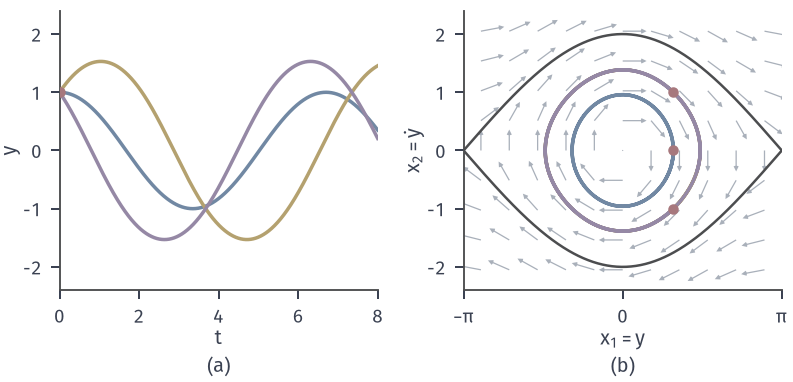

Here is the Python script that generated this plot:
from pathlib import Path
import sys
sys.path.insert(0, str(Path(__file__).resolve().parents[1]/"ivp-common"))
from ivp_common import *
HERE = Path(__file__).resolve().parent

# 目标：单摆 y''=-sin y。同一角度、不同角速度的未来不同；状态平面中轨道由 (y,v) 决定。
fig, axes = figure(width_mm=112, height_mm=54, ncols=2)
panel(fig, .075, .985, .97, .24, .27)
a, b = axes
f = lambda t, z: np.array([z[1], -np.sin(z[0])])
for v, c in [(0, BLUE), (1, YELLOW), (-1, PURPLE)]:
    ts, zs = rk4(f, 0, np.array([1., v]), 8, 4000)
    a.plot(ts, zs[:, 0], color=c, lw=1.4, zorder=3)
    Ts, Zs = rk4(f, 0, np.array([1., v]), 14, 7000)
    b.plot(Zs[:, 0], Zs[:, 1], color=c, lw=1.4, zorder=3)
    dot(b, 1, v)
dot(a, 0, 1)
y = np.linspace(-np.pi, np.pi, 400)
s = 2*np.cos(y/2)
b.plot(y, s, color=STROKE, lw=1.0, zorder=2); b.plot(y, -s, color=STROKE, lw=1.0, zorder=2)
a.set_xlim(0, 8); a.set_ylim(-2.4, 2.4); a.set_xticks([0, 2, 4, 6, 8]); a.set_yticks([-2, -1, 0, 1, 2])
a.set_xlabel('$t$', labelpad=1); a.set_ylabel('$y$', labelpad=1)
b.set_xlim(-np.pi, np.pi); b.set_ylim(-2.4, 2.4); b.set_xticks([-np.pi, 0, np.pi]); b.set_xticklabels(['$-\\pi$', '0', '$\\pi$']); b.set_yticks([-2, -1, 0, 1, 2])
b.set_xlabel('$x_1=y$', labelpad=1); b.set_ylabel('$x_2=\\dot y$', labelpad=1)
Y, V = np.meshgrid(np.linspace(-2.8, 2.8, 11), np.linspace(-2.05, 2.05, 9))
U1, U2 = V, -np.sin(Y)
n = np.hypot(U1/(2*np.pi), U2/4.8); n[n == 0] = 1
b.quiver(Y, V, U1/(2*np.pi)/n*.075*2*np.pi, U2/4.8/n*.075*4.8, angles='xy', scale_units='xy', scale=1, color=FIELD, width=.004, headwidth=4, headlength=4, zorder=1)
tags(fig, axes)
save(fig, HERE, 'figure', {'formula': "y''=-sin y", 'y0': 1, 'v0': [0, 1, -1]})
